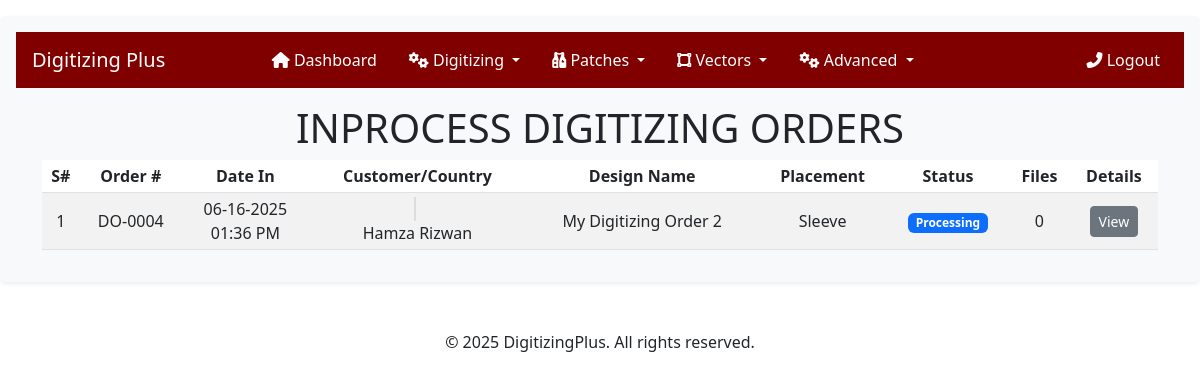
/user/admin/inprocess-digitizing-orders/ (signed in), run on an earlier commit of the app's database.
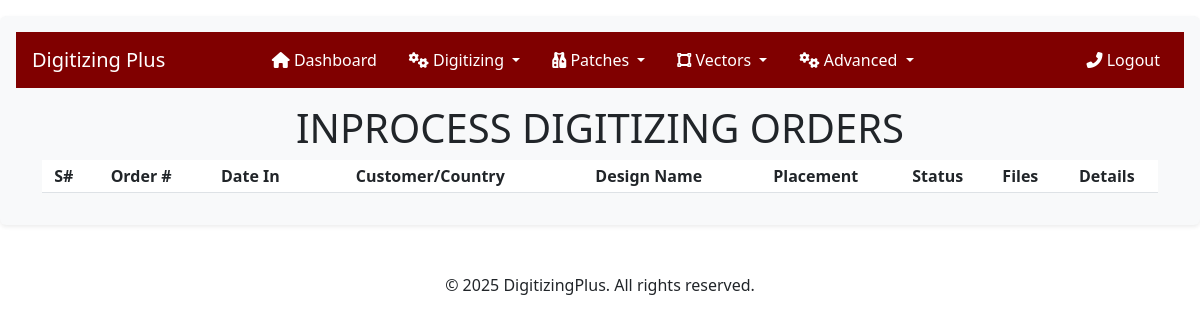
And on a later commit of the database.
### crafting/models.py (models this page shows, shortened)
class DigitizingOrder(models.Model):
    user = models.ForeignKey(
        settings.AUTH_USER_MODEL,
        on_delete=models.CASCADE,
        related_name='digitizing_orders',
    )
    order_number = models.CharField(max_length=20, unique=True, blank=True)
    name = models.CharField(max_length=255)
    height = models.DecimalField(decimal_places=2, max_digits=10)
    width = models.DecimalField(decimal_places=2, max_digits=10)
    stitches = models.IntegerField(default=0, null=True, blank=True)
    colors = models.IntegerField(null=True, blank=True)
    po_number = models.IntegerField(null=True, blank=True)
    file_format = models.CharField(max_length=10, choices=FORMAT_CHOICES, null=True, blank=True)
    fabric_type = models.CharField(max_length=50, choices=FABRIC_CHOICES, null=True, blank=True)
    logo_placement = models.CharField(max_length=50, choices=LOGO_PLACEMENT, null=True, blank=True)
    instructions = models.TextField(null=True, blank=True)
    is_urgent = models.BooleanField(default=False)
    status = models.CharField(max_length=50, choices=STATUS_CHOICES, default='Processing', blank=True)
    admin_instruction = models.TextField(null=True, blank=True)
    created_at = models.DateTimeField(auto_now_add=True)

### users/models.py (models this page shows, shortened)
class User(AbstractUser):
    COUNTRY_CHOICES = [
        ('United States', 'United States'),
        ('United Kingdom', 'United Kingdom'),
        ('Australia', 'Australia'),
        ('New Zealand', 'New Zealand'),
        ('Germany', 'Germany'),
        ('Canada', 'Canada'),
    ]
    username = None
    user_id = models.CharField(max_length=100, unique=True, blank=False, null=False)
    email = models.EmailField(unique=True)
    email2 = models.EmailField(blank=True, null=True, verbose_name="Secondary Email")
    email3 = models.EmailField(blank=True, null=True, verbose_name="Tertiary Email")
    first_name = models.CharField(max_length=100, blank=False, null=False)
    last_name = models.CharField(max_length=100, blank=False, null=False)
    phone_number = models.CharField(max_length=50, null=True, blank=True)
    address = models.CharField(max_length=500)
    city = models.CharField(max_length=50)
    state = models.CharField(max_length=50)
    zip_code = models.CharField(max_length=15)
    created_at = models.DateField(auto_now_add=True, null=True, blank=True)
    country = models.CharField(
        max_length=15,
        choices=COUNTRY_CHOICES,
        default='US',  # Default to United States
        verbose_name="Country"
    )
    USERNAME_FIELD = 'user_id'
    REQUIRED_FIELDS = []  # Removed email from required fields
    objects = UserManager()
    COUNTRY_CODE_MAP = {
        'United States': 'us',
        'United Kingdom': 'gb',
        'Australia': 'au',
        'New Zealand': 'nz',
        'Germany': 'de',
        'Canada': 'ca',
    }
    @property
    def country_code(self):
        return self.COUNTRY_CODE_MAP.get(self.country, '')

### users/adminviews.py (the view)
# urls.py: path('admin/inprocess-digitizing-orders/', adminviews.inprocess_digitizing_orders, name='admin-inprocess-digitizing-orders'),
@login_required
@user_passes_test(lambda u: u.is_superuser)
def inprocess_digitizing_orders(request):
    orders = DigitizingOrder.objects.select_related('user').prefetch_related('files').filter(status='Processing').order_by('-created_at')
    context = {
        'orders': orders,
        'order_type': 'Digitizing',
    }
    return render(request, 'users/admin/inprocess-digitizing-orders.html', context)

### digitizingplus/context_processors.py (called while the page is built)
def company_info(request):
    try:
        company = CompanyInfo.objects.first()
    except CompanyInfo.DoesNotExist:
        company = None
    return {'company_info': company}

### users/templates/users/admin/inprocess-digitizing-orders.html (shortened to what this page needs)
{% extends "users/admin/base.html" %}
{% load static %}
{% load crispy_forms_tags %}
{% block content %}
<link rel="stylesheet" href="https://cdnjs.cloudflare.com/ajax/libs/flag-icon-css/3.5.0/css/flag-icon.min.css">
<h1 class="text-center mt-3">INPROCESS DIGITIZING ORDERS</h1>
<div class="mt-2">
    <table id="ordersTable" class="table table-striped table-sm" style="width:100%">
        <thead>
            <tr>
                <th class="text-center">S#</th>
                <th class="text-center">Order #</th>
                <th class="text-center">Date In</th>
                <th class="text-center">Customer/Country</th>
                <th class="text-center">Design Name</th>
                <th class="text-center">Placement</th>
                <th class="text-center">Status</th>
                <th class="text-center">Files</th>
                <th class="text-center">Details</th>
            </tr>
        </thead>
        <tbody>
            {% for order in orders %}
            <tr>
                <td class="text-center align-middle">{{ forloop.counter }}</td>
                <td class="text-center align-middle">{{ order.order_number }}</td>
                <td class="text-center align-middle">
                    {{ order.created_at|date:"m-d-Y" }}
                    <br />
                    {{ order.created_at|date:"h:i A" }}
                </td>
                <td class="text-center align-middle">
                    {% if order.user.country_code %}
                    <span class="flag-icon flag-icon-{{ order.user.country_code }}"></span>
                    {% endif %}<br>
                    {{ order.user.get_full_name|title }}
                </td>
                <td class="text-center align-middle">{{ order.name }}</td>
                <td class="text-center align-middle">
                    {{ order.logo_placement|default:"-" }}
                </td>
                <td class="text-center align-middle">
                    <span class="badge bg-primary">
                        {{ order.status }}
                    </span>
                </td>
                <td class="text-center align-middle">
                    {{ order.files.count }}
                </td>
                <td class="text-center align-middle">
                    <a href="{% url "users:admin-order-details" order.id %}" class="btn btn-sm btn-secondary">View</a>
                </td>
            </tr>
            {% endfor %}
        </tbody>
    </table>
</div>
{% endblock content %}

What changed in the data, as far as the page shows it:
no longer on this page (row edited): DigitizingOrder: order_number "DO-0004", created_at "06-16-2025", created_at "01:36 PM", user.get_full_name "Hamza Rizwan", name "My Digitizing Order 2", logo_placement "Sleeve", status "Processing", files.count "0"
